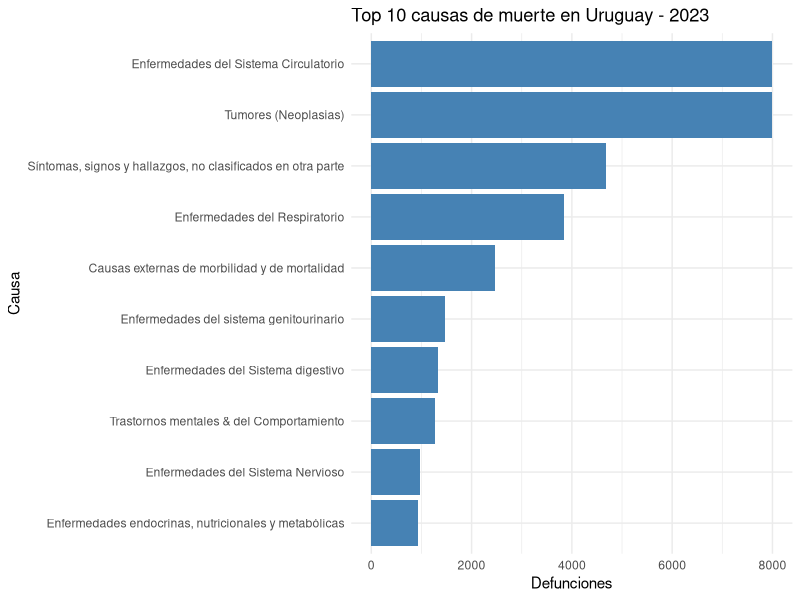
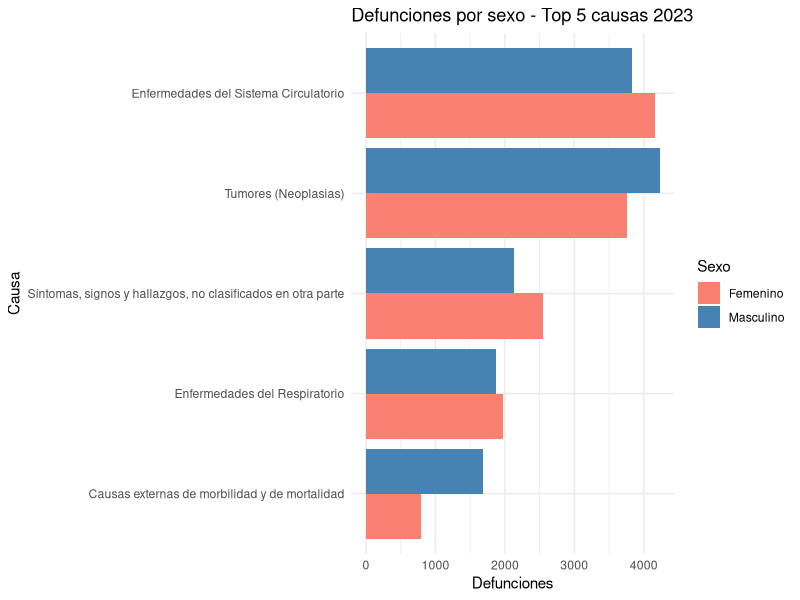
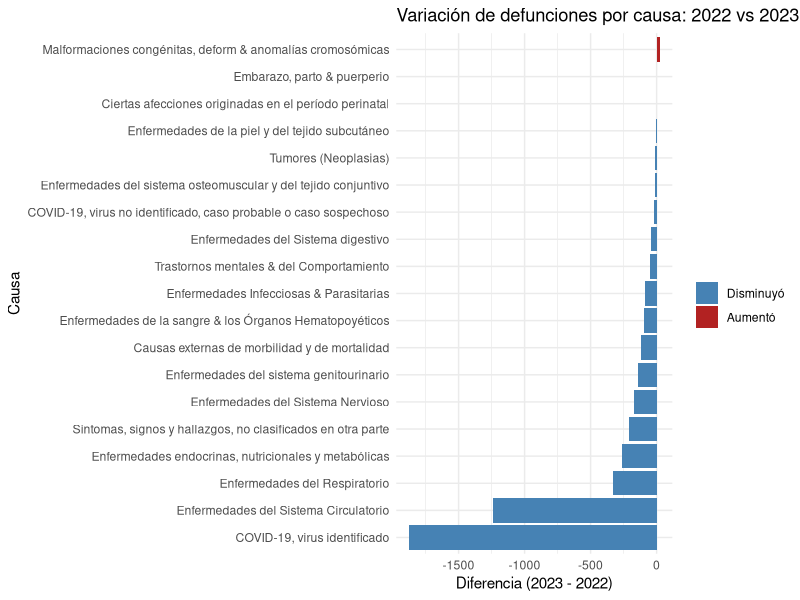
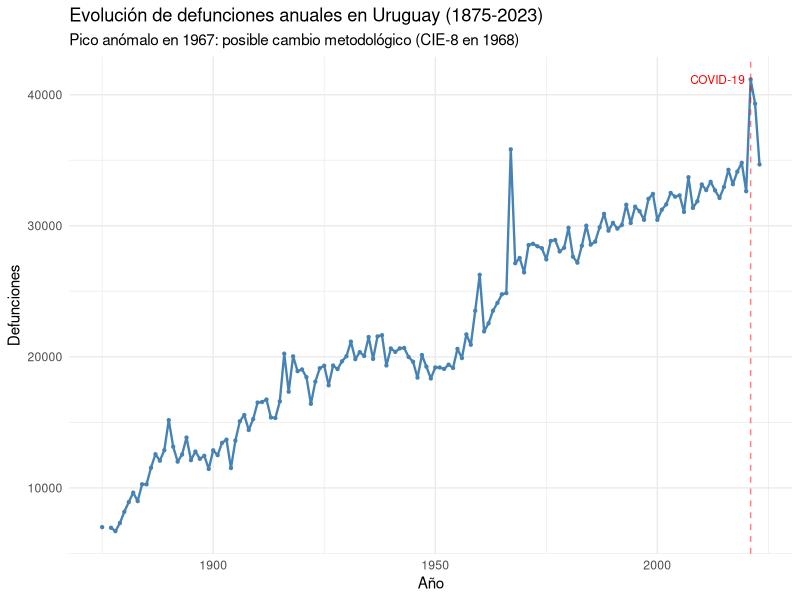

Source code (R) for these figures, in order:
## ---- chunk 1
library(tidyverse)
library(readxl)
## ---- chunk 2
defunciones_raw <- read_excel("2.3.3ok.xls", 
                               sheet = 1, 
                               skip = 6,
                               col_names = FALSE)
names(defunciones_raw) <- c("causa", 
                             "total_2022", "masc_2022", "fem_2022", "indet_2022", "noindicado_2022",
                             "col_vacia",
                             "total_2023", "masc_2023", "fem_2023", "indet_2023", "noindicado_2023")

defunciones_limpio <- defunciones_raw %>%
  slice(-1) %>%
  filter(!is.na(causa)) %>%
  select(-col_vacia, -indet_2022, -noindicado_2022, -indet_2023, -noindicado_2023) %>%
  mutate(across(-causa, as.numeric))
## ---- chunk 3
defunciones_limpio %>%
  filter(!is.na(total_2023)) %>%
  arrange(desc(total_2023)) %>%
  slice(1:10) %>%
  ggplot(aes(x = reorder(causa, total_2023), y = total_2023)) +
  geom_col(fill = "steelblue") +
  coord_flip() +
  labs(title = "Top 10 causas de muerte en Uruguay - 2023",
       x = "Causa",
       y = "Defunciones") +
  theme_minimal()
## ---- chunk 4
top5 <- defunciones_limpio %>%
  filter(!is.na(total_2023)) %>%
  arrange(desc(total_2023)) %>%
  slice(1:5)

top5_largo <- top5 %>%
  select(causa, masc_2023, fem_2023) %>%
  pivot_longer(cols = c(masc_2023, fem_2023),
               names_to = "sexo",
               values_to = "defunciones") %>%
  mutate(sexo = case_when(
    sexo == "masc_2023" ~ "Masculino",
    sexo == "fem_2023"  ~ "Femenino"
  ))

ggplot(top5_largo, aes(x = reorder(causa, defunciones), 
                        y = defunciones, 
                        fill = sexo)) +
  geom_col(position = "dodge") +
  coord_flip() +
  scale_fill_manual(values = c("Masculino" = "steelblue", 
                                "Femenino" = "salmon")) +
  labs(title = "Defunciones por sexo - Top 5 causas 2023",
       x = "Causa", y = "Defunciones", fill = "Sexo") +
  theme_minimal()
## ---- chunk 5
variacion <- defunciones_limpio %>%
  filter(!is.na(total_2022) & !is.na(total_2023)) %>%
  mutate(diferencia = total_2023 - total_2022) %>%
  arrange(desc(diferencia))

ggplot(variacion, aes(x = reorder(causa, diferencia), y = diferencia, 
                       fill = diferencia > 0)) +
  geom_col() +
  coord_flip() +
  scale_fill_manual(values = c("TRUE" = "firebrick", "FALSE" = "steelblue"),
                     labels = c("TRUE" = "Aumentó", "FALSE" = "Disminuyó")) +
  labs(title = "Variación de defunciones por causa: 2022 vs 2023",
       x = "Causa", y = "Diferencia (2023 - 2022)", fill = "") +
  theme_minimal()
## ---- chunk 6
serie_historica <- read_excel("serie hist.xlsx", 
                              sheet = 1, 
                              skip = 7,
                              col_names = c("anio", "defunciones"))

serie_limpia <- serie_historica %>%
  filter(!is.na(anio)) %>%
  filter(!str_detect(anio, "Fuente")) %>%
  mutate(anio = as.numeric(anio),
         defunciones = as.numeric(defunciones))

ggplot(serie_limpia, aes(x = anio, y = defunciones)) +
  geom_line(color = "steelblue", linewidth = 0.8) +
  geom_point(size = 0.8, color = "steelblue") +
  geom_vline(xintercept = 2021, linetype = "dashed", color = "red", alpha = 0.5) +
  annotate("text", x = 2021, y = max(serie_limpia$defunciones, na.rm = TRUE), 
           label = "COVID-19", color = "red", hjust = 1.1, size = 3) +
  labs(title = "Evolución de defunciones anuales en Uruguay (1875-2023)",
       subtitle = "Pico anómalo en 1967: posible cambio metodológico (CIE-8 en 1968)",
       x = "Año",
       y = "Defunciones") +
  theme_minimal()
